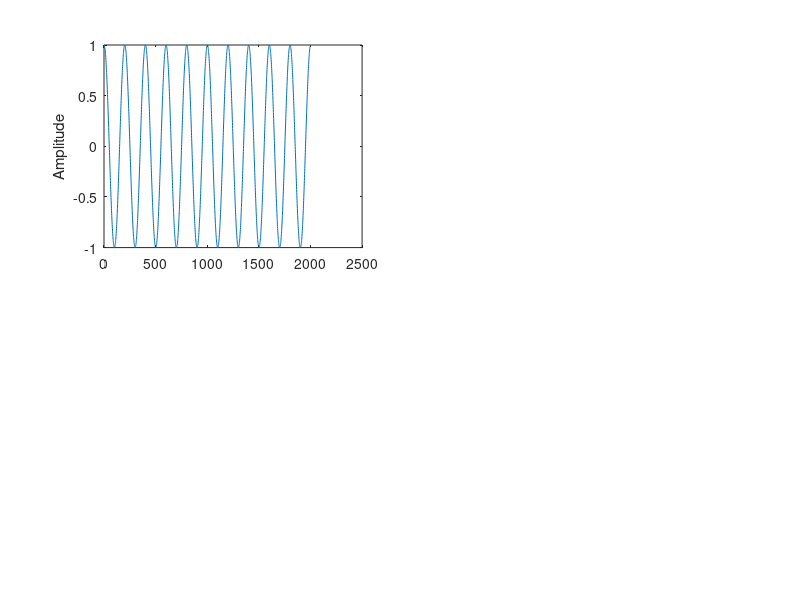

Reproduce this figure in MATLAB. (Note: this script raises an error after producing the figure.)

% Generate signal
srate = 1000;

frex   = [ 3 10 5 15 35];
amplit = [ 5 15 10 5 7];

time = -1:1/srate:1;

signal = zeros(1, length(time));
for fi=1:length(frex)
    signal = signal + amplit(fi) * sin(2*pi*frex(fi)*time);
end

% Slow FT in a loop
N  = length(signal);
fourierTime = (0:N-1)/N;
nyquist = srate/2;

fourierCoefs = zeros(size(signal));
frequencies = linspace(0, nyquist, floor(N/2) + 1);

for fi=1:N
    fourierSine = exp(-1i * 2 * pi * fourierTime * (fi - 1));

    fourierCoefs(fi) = dot(fourierSine, signal);
end

% normalize
fourierCoefs = fourierCoefs / N;

% plot
figure(1), clf
subplot(221)
plot(real(exp(-2*pi*1i*(10).*fourierTime)))
xlabel('time (a.u.)', ylabel('Amplitude'))
title('One sine wave from the FT (real part)')

subplot(222)
plot(signal)
title('Data')

subplot(212)
plot(frequencies, abs(fourierCoefs(1:length(frequencies)))*2, '*-')
xlabel('Frequency (Hz)'), ylabel('Amplitude (\muV)')
title('Amplitude spectrum derived from discrete Fourier transform')

% Fast FT
fourierCoefsF = fft(signal) / N;

subplot(212), hold on
plot(frequencies, abs(fourierCoefsF(1:length(frequencies)))*2, 'ro')
set(gca, 'xlim', [0 40])
